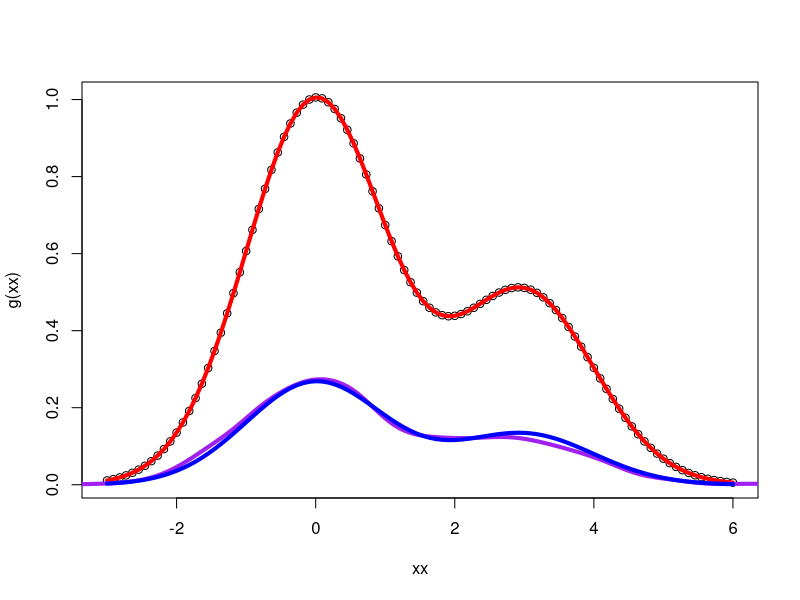

Source code (R):
g <- function(x){
  exp(-.5*(x^2))+.5*exp(-.5*((x-3)^2))
}

xx<-seq(-3,6,length=100)

#initial plot
plot(xx,g(xx))
lines(xx,g(xx),lwd=4,col="red")

out <- numeric(3000)
out[1] <- 3
save <- matrix(0,nrow=3000,ncol=5)

for(i in 2:3000){
  out[i]<-out[i-1]
  cand <- rnorm(1,out[i-1],1)
  accept <- g(cand)/g(out[i-1])
  u <- runif(1,0,1)
  if (u < accept) {out[i] <- cand}
  save[i,1] <- out[i-1]
  save[i,2] <- cand
  save[i,3] <- accept
  save[i,4] <- u
  save[i,4] <- out[i]
}

save[1:20,]
lines(density(out),lwd=4,col="purple")
lines(xx,dnorm(xx,0,1)*.67+dnorm(xx,3,1)*.33,lwd=4,col="blue")
